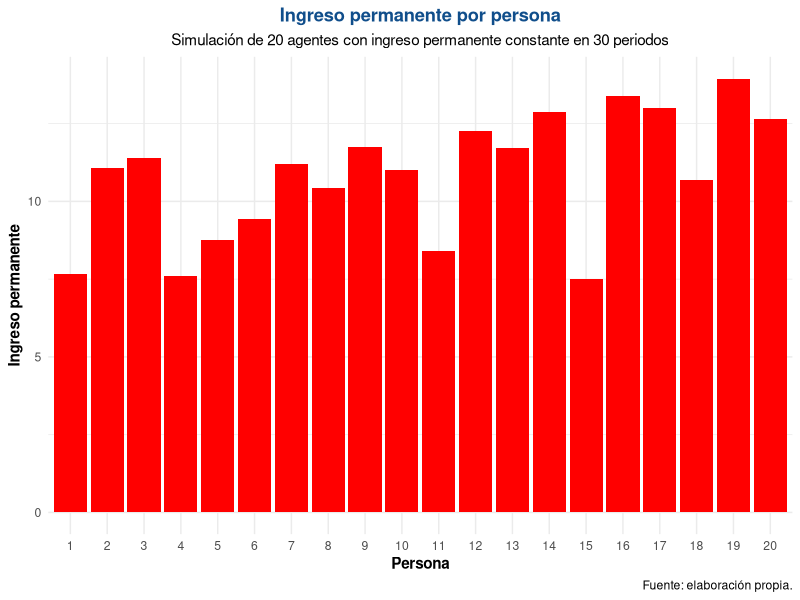
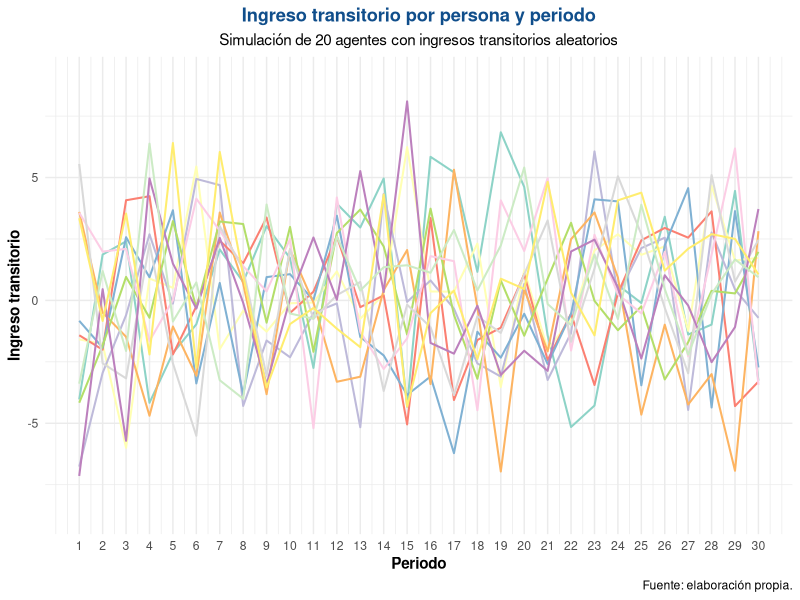
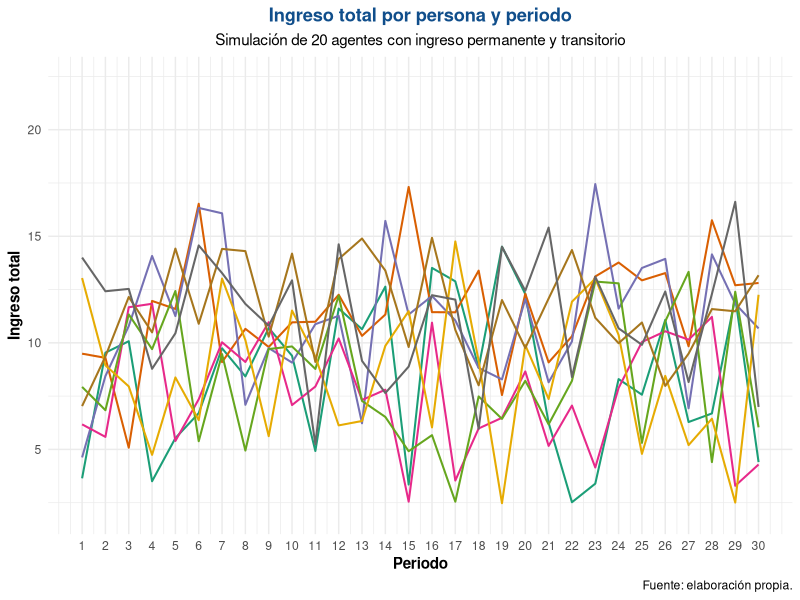
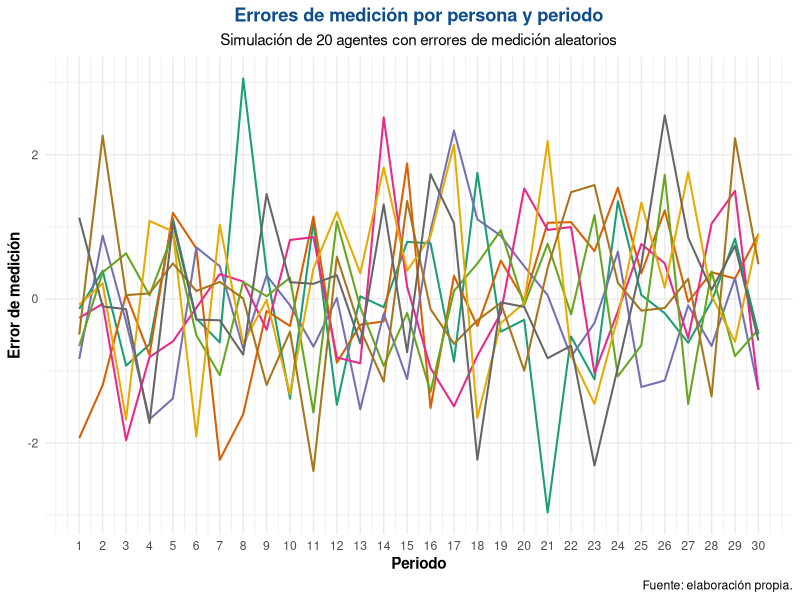
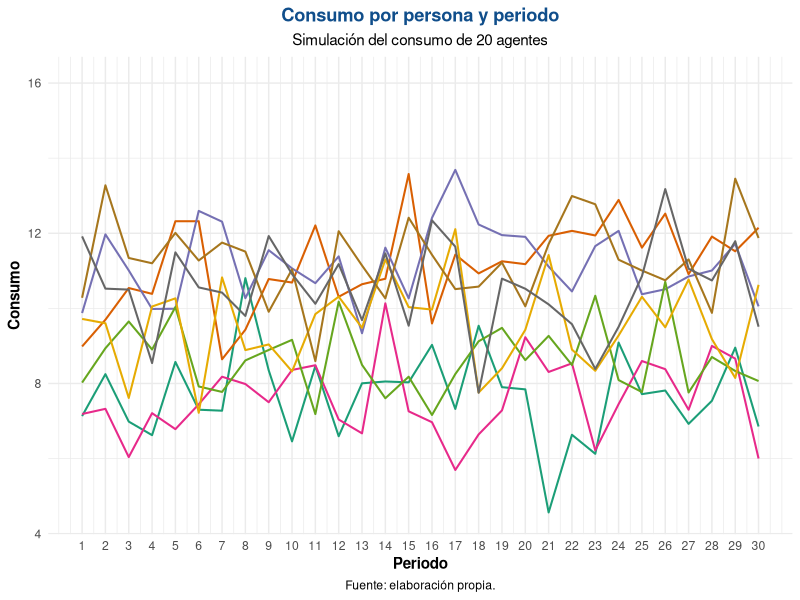
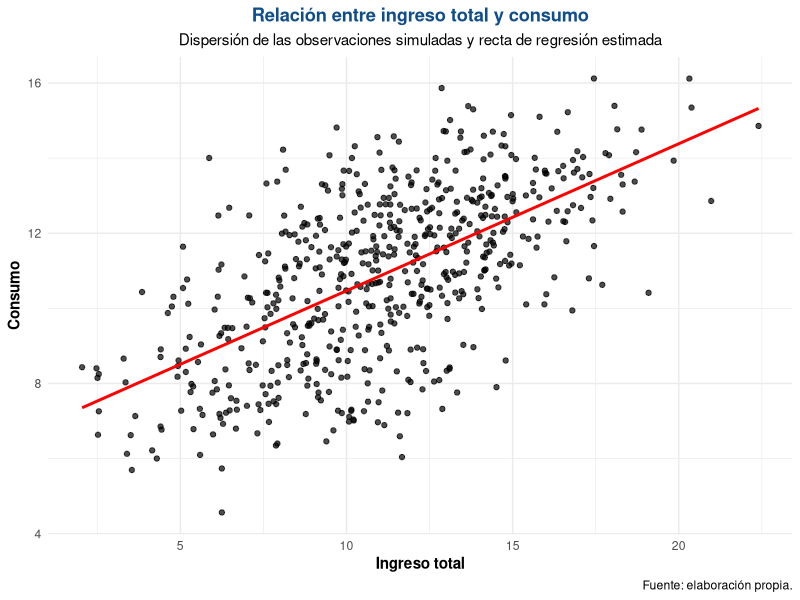
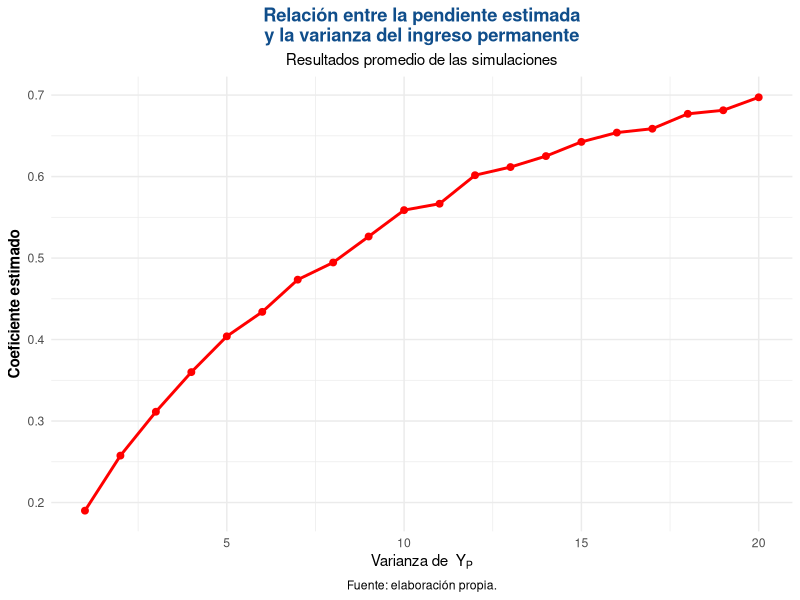
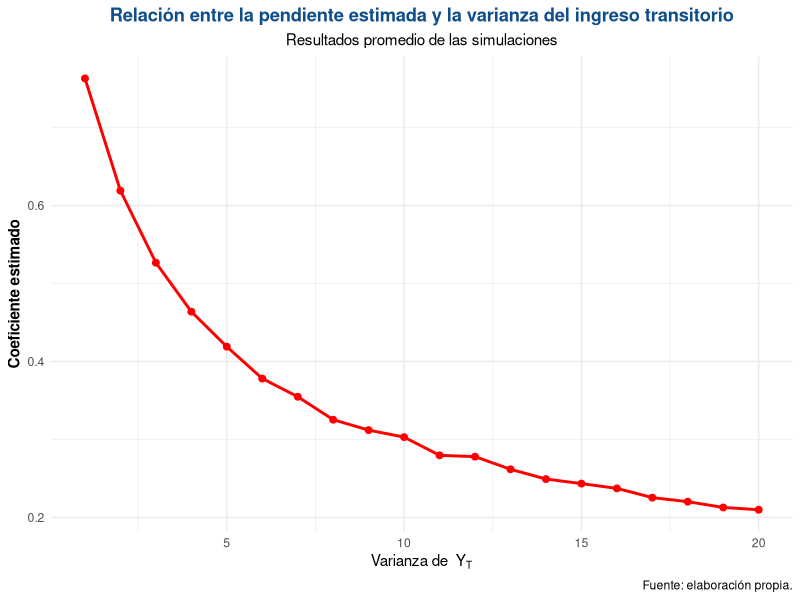

Write R code to recreate these figures, in order.
## ---- chunk 1
set.seed(456)

n_personas <- 20
n_periodos <- 30
sigma_P <- 3

YP <- rnorm(n_personas, mean = 10, sd = sqrt(sigma_P))

YP_mat <- matrix(
  rep(YP, each = n_periodos),
  nrow = n_personas,
  ncol = n_periodos,
  byrow = TRUE
)

library(ggplot2)

graf_a <- data.frame(
  Persona = factor(1:n_personas),
  Ingreso_permanente = YP
)

ggplot(graf_a, aes(x = Persona, y = Ingreso_permanente)) +
  geom_col(fill = "red") +
  labs(
    title = "Ingreso permanente por persona",
    subtitle = "Simulación de 20 agentes con ingreso permanente constante en 30 periodos",
    x = "Persona",
    y = "Ingreso permanente",
    fill = "",
    caption = "Fuente: elaboración propia."
  ) +
  theme_minimal() +
  theme(
    plot.title = element_text(hjust = 0.5, face = "bold", color = "dodgerblue4"),
    plot.subtitle = element_text(hjust = 0.5),
    axis.title = element_text(face = "bold"),
    legend.position = "top"
  )
## ---- chunk 2
set.seed(456)

n_personas <- 20
n_periodos <- 30
sigma_T <- 9

YT_mat <- matrix(
  rnorm(n_personas * n_periodos, mean = 0, sd = sqrt(sigma_T)),
  nrow = n_personas,
  ncol = n_periodos,
  byrow = TRUE
)

library(tidyr)
library(dplyr)
library(ggplot2)

graf_b <- as.data.frame(YT_mat)
colnames(graf_b) <- 1:n_periodos
graf_b$Persona <- factor(1:n_personas)

graf_b_larga <- graf_b |>
  pivot_longer(
    cols = -Persona,
    names_to = "Periodo",
    values_to = "Ingreso_transitorio"
  )

ggplot(graf_b_larga, aes(x = as.numeric(Periodo), y = Ingreso_transitorio, group = Persona, color = Persona)) +
  geom_line(linewidth = 0.7, show.legend = FALSE) +
  scale_x_continuous(breaks = 1:30) +
  scale_color_brewer(palette = "Set3") +
  labs(
    title = "Ingreso transitorio por persona y periodo",
    subtitle = "Simulación de 20 agentes con ingresos transitorios aleatorios",
    x = "Periodo",
    y = "Ingreso transitorio",
    caption = "Fuente: elaboración propia."
  ) +
  theme_minimal() +
  theme(
    plot.title = element_text(hjust = 0.5, face = "bold", color = "dodgerblue4"),
    plot.subtitle = element_text(hjust = 0.5),
    axis.title = element_text(face = "bold")
  )

## ---- chunk 3
Y_mat <- YP_mat + YT_mat

library(tidyr)
library(dplyr)
library(ggplot2)

graf_c <- as.data.frame(Y_mat)
colnames(graf_c) <- 1:n_periodos
graf_c$Persona <- factor(1:n_personas)

graf_c_larga <- graf_c |>
  pivot_longer(
    cols = -Persona,
    names_to = "Periodo",
    values_to = "Ingreso_total"
  )

ggplot(graf_c_larga, aes(x = as.numeric(Periodo), y = Ingreso_total, group = Persona, color = Persona)) +
  geom_line(linewidth = 0.7, show.legend = FALSE) +
  scale_x_continuous(breaks = 1:30) +
  scale_color_brewer(palette = "Dark2") +
  labs(
    title = "Ingreso total por persona y periodo",
    subtitle = "Simulación de 20 agentes con ingreso permanente y transitorio",
    x = "Periodo",
    y = "Ingreso total",
    caption = "Fuente: elaboración propia."
  ) +
  theme_minimal() +
  theme(
    plot.title = element_text(hjust = 0.5, face = "bold", color = "dodgerblue4"),
    plot.subtitle = element_text(hjust = 0.5),
    axis.title = element_text(face = "bold")
  )

## ---- chunk 4
sigma_e <- 1

eps_mat <- matrix(
  rnorm(n_personas * n_periodos, mean = 0, sd = sqrt(sigma_e)),
  nrow = n_personas,
  ncol = n_periodos,
  byrow = TRUE
)

library(tidyr)
library(dplyr)
library(ggplot2)

graf_d <- as.data.frame(eps_mat)
colnames(graf_d) <- 1:n_periodos
graf_d$Persona <- factor(1:n_personas)

graf_d_larga <- graf_d |>
  pivot_longer(
    cols = -Persona,
    names_to = "Periodo",
    values_to = "Error_medicion"
  )

ggplot(graf_d_larga, aes(x = as.numeric(Periodo), y = Error_medicion, group = Persona, color = Persona)) +
  geom_line(linewidth = 0.7, show.legend = FALSE) +
  scale_x_continuous(breaks = 1:30) +
  scale_color_brewer(palette = "Dark2") +
  labs(
    title = "Errores de medición por persona y periodo",
    subtitle = "Simulación de 20 agentes con errores de medición aleatorios",
    x = "Periodo",
    y = "Error de medición",
    caption = "Fuente: elaboración propia."
  ) +
  theme_minimal() +
  theme(
    plot.title = element_text(hjust = 0.5, face = "bold", color = "dodgerblue4"),
    plot.subtitle = element_text(hjust = 0.5),
    axis.title = element_text(face = "bold")
  )
## ---- chunk 5
C_mat <- YP_mat + 0.1 * YT_mat + eps_mat

library(tidyr)
library(dplyr)
library(ggplot2)

graf_e <- as.data.frame(C_mat)
colnames(graf_e) <- 1:n_periodos
graf_e$Persona <- factor(1:n_personas)

graf_e_larga <- graf_e |>
  pivot_longer(
    cols = -Persona,
    names_to = "Periodo",
    values_to = "Consumo"
  )

ggplot(graf_e_larga, aes(x = as.numeric(Periodo), y = Consumo, group = Persona, color = Persona)) +
  geom_line(linewidth = 0.7, show.legend = FALSE) +
  scale_x_continuous(breaks = 1:30) +
  scale_color_brewer(palette = "Dark2") +
  labs(
    title = "Consumo por persona y periodo",
    subtitle = "Simulación del consumo de 20 agentes",
    x = "Periodo",
    y = "Consumo",
    caption = "Fuente: elaboración propia."
  ) +
  theme_minimal() +
  theme(
    plot.title = element_text(hjust = 0.5, face = "bold", color = "dodgerblue4"),
    plot.subtitle = element_text(hjust = 0.5),
    axis.title = element_text(face = "bold"),
    plot.caption = element_text(hjust = 0.5)
  )
## ---- chunk 6
library(broom)
library(dplyr)
library(knitr)
library(kableExtra)

base_f <- data.frame(
  Ingreso_total = as.vector(Y_mat),
  Consumo = as.vector(C_mat)
)

modelo_f <- lm(Consumo ~ Ingreso_total, data = base_f)

resumen <- tidy(modelo_f) |>
  select(term, estimate, std.error, statistic, p.value) |>
  mutate(
    term = c("(Intercept)", "Ingreso total")
  )

r2 <- summary(modelo_f)$r.squared
n <- nobs(modelo_f)

kable(
  resumen,
  col.names = c("Término", "Coeficiente", "Error estándar", "Estadístico t", "Valor p"),
  digits = 4,
  caption = "\\centering Resultados de la regresión lineal entre consumo e ingreso total",
  align = "c",
  booktabs = TRUE,
  format = "latex",
  table.envir = "table"
) |>
  kable_styling(
    full_width = FALSE,
    position = "center",
    latex_options = c("hold_position", "scale_down"),
    font_size = 10
  ) |>
  footnote(
    general = paste0(
      "Fuente: elaboración propia. Número de observaciones: ", n,
      ". R² = ", round(r2, 4), "."
    ),
    general_title = "",
    threeparttable = TRUE
  )
ggplot(base_f, aes(x = Ingreso_total, y = Consumo)) +
  geom_point(alpha = 0.7) +
  geom_smooth(method = "lm", se = FALSE, color = "red", linewidth = 1) +
  labs(
    title = "Relación entre ingreso total y consumo",
    subtitle = "Dispersión de las observaciones simuladas y recta de regresión estimada",
    x = "Ingreso total",
    y = "Consumo",
    caption = "Fuente: elaboración propia."
  ) +
  theme_minimal() +
  theme(
    plot.title = element_text(hjust = 0.5, face = "bold", color = "dodgerblue4"),
    plot.subtitle = element_text(hjust = 0.5),
    axis.title = element_text(face = "bold")
  )
## ---- chunk 7
library(dplyr)
library(ggplot2)

set.seed(456)

sigma_P_vals <- 1:20
n_sim <- 150

resultados_g <- data.frame()

for (s in sigma_P_vals) {
  beta_hat <- numeric(n_sim)
  
  for (j in 1:n_sim) {
    YP <- rnorm(n_personas, mean = 10, sd = sqrt(s))
    
    YP_mat <- matrix(
      rep(YP, each = n_periodos),
      nrow = n_personas,
      ncol = n_periodos,
      byrow = TRUE
    )
    
    YT_mat <- matrix(
      rnorm(n_personas * n_periodos, mean = 0, sd = sqrt(sigma_T)),
      nrow = n_personas,
      ncol = n_periodos,
      byrow = TRUE
    )
    
    eps_mat <- matrix(
      rnorm(n_personas * n_periodos, mean = 0, sd = sqrt(sigma_e)),
      nrow = n_personas,
      ncol = n_periodos,
      byrow = TRUE
    )
    
    Y_mat <- YP_mat + YT_mat
    C_mat <- YP_mat + 0.1 * YT_mat + eps_mat
    
    base_g <- data.frame(
      Ingreso_total = as.vector(Y_mat),
      Consumo = as.vector(C_mat)
    )
    
    modelo_g <- lm(Consumo ~ Ingreso_total, data = base_g)
    beta_hat[j] <- coef(modelo_g)[2]
  }
  
  resultados_g <- rbind(
    resultados_g,
    data.frame(
      sigma_P = s,
      beta_promedio = mean(beta_hat)
    )
  )
}

ggplot(resultados_g, aes(x = sigma_P, y = beta_promedio)) +
  geom_line(linewidth = 1, color = "red") +
  geom_point(size = 2, color = "red") +
  labs(
    title = "Relación entre la pendiente estimada\ny la varianza del ingreso permanente",
    subtitle = "Resultados promedio de las simulaciones",
    x = expression("Varianza de " ~ Y[P]),
    y = "Coeficiente estimado",
    caption = "Fuente: elaboración propia."
  ) +
  theme_minimal() +
  theme(
    plot.title = element_text(hjust = 0.5, face = "bold", color = "dodgerblue4"),
    plot.subtitle = element_text(hjust = 0.5),
    axis.title = element_text(face = "bold"),
    plot.caption = element_text(hjust = 0.5)
  )
## ---- chunk 8
library(dplyr)
library(ggplot2)

set.seed(456)

sigma_T_vals <- 1:20
n_sim <- 150

resultados_h <- data.frame()

for (s in sigma_T_vals) {
  beta_hat <- numeric(n_sim)
  
  for (j in 1:n_sim) {
    YP <- rnorm(n_personas, mean = 10, sd = sqrt(sigma_P))
    
    YP_mat <- matrix(
      rep(YP, each = n_periodos),
      nrow = n_personas,
      ncol = n_periodos,
      byrow = TRUE
    )
    
    YT_mat <- matrix(
      rnorm(n_personas * n_periodos, mean = 0, sd = sqrt(s)),
      nrow = n_personas,
      ncol = n_periodos,
      byrow = TRUE
    )
    
    eps_mat <- matrix(
      rnorm(n_personas * n_periodos, mean = 0, sd = sqrt(sigma_e)),
      nrow = n_personas,
      ncol = n_periodos,
      byrow = TRUE
    )
    
    Y_mat <- YP_mat + YT_mat
    C_mat <- YP_mat + 0.1 * YT_mat + eps_mat
    
    base_h <- data.frame(
      Ingreso_total = as.vector(Y_mat),
      Consumo = as.vector(C_mat)
    )
    
    modelo_h <- lm(Consumo ~ Ingreso_total, data = base_h)
    beta_hat[j] <- coef(modelo_h)[2]
  }
  
  resultados_h <- rbind(
    resultados_h,
    data.frame(
      sigma_T = s,
      beta_promedio = mean(beta_hat)
    )
  )
}

ggplot(resultados_h, aes(x = sigma_T, y = beta_promedio)) +
  geom_line(linewidth = 1, color = "red") +
  geom_point(size = 2, color = "red") +
  labs(
    title = "Relación entre la pendiente estimada y la varianza del ingreso transitorio",
    subtitle = "Resultados promedio de las simulaciones",
    x = expression("Varianza de " ~ Y[T]),
    y = "Coeficiente estimado",
    caption = "Fuente: elaboración propia."
  ) +
  theme_minimal() +
  theme(
    plot.title = element_text(hjust = 0.5, face = "bold", color = "dodgerblue4"),
    plot.subtitle = element_text(hjust = 0.5),
    axis.title = element_text(face = "bold")
  )
## ---- chunk 9
library(dplyr)
library(ggplot2)

set.seed(456)

sigma_e_vals <- 1:20
n_sim <- 150

resultados_i <- data.frame()

for (s in sigma_e_vals) {
  beta_hat <- numeric(n_sim)
  
  for (j in 1:n_sim) {
    YP <- rnorm(n_personas, mean = 10, sd = sqrt(sigma_P))
    
    YP_mat <- matrix(
      rep(YP, each = n_periodos),
      nrow = n_personas,
      ncol = n_periodos,
      byrow = TRUE
    )
    
    YT_mat <- matrix(
      rnorm(n_personas * n_periodos, mean = 0, sd = sqrt(sigma_T)),
      nrow = n_personas,
      ncol = n_periodos,
      byrow = TRUE
    )
    
    eps_mat <- matrix(
      rnorm(n_personas * n_periodos, mean = 0, sd = sqrt(s)),
      nrow = n_personas,
      ncol = n_periodos,
      byrow = TRUE
    )
    
    Y_mat <- YP_mat + YT_mat
    C_mat <- YP_mat + 0.1 * YT_mat + eps_mat
    
    base_i <- data.frame(
      Ingreso_total = as.vector(Y_mat),
      Consumo = as.vector(C_mat)
    )
    
    modelo_i <- lm(Consumo ~ Ingreso_total, data = base_i)
    beta_hat[j] <- coef(modelo_i)[2]
  }
  
  resultados_i <- rbind(
    resultados_i,
    data.frame(
      sigma_e = s,
      beta_promedio = mean(beta_hat)
    )
  )
}

ggplot(resultados_i, aes(x = sigma_e, y = beta_promedio)) +
  geom_line(linewidth = 1, color = "red") +
  geom_point(size = 2, color = "red") +
  labs(
    title = "Relación entre la pendiente estimada\ny la varianza del error de medición",
    subtitle = "Resultados promedio de las simulaciones",
    x = expression("Varianza de " ~ epsilon),
    y = "Coeficiente estimado",
    caption = "Fuente: elaboración propia."
  ) +
  theme_minimal() +
  theme(
    plot.title = element_text(hjust = 0.5, face = "bold", color = "dodgerblue4", size = 13),
    plot.subtitle = element_text(hjust = 0.5, size = 10),
    axis.title = element_text(face = "bold"),
    plot.caption = element_text(hjust = 1, size = 9)
  )
